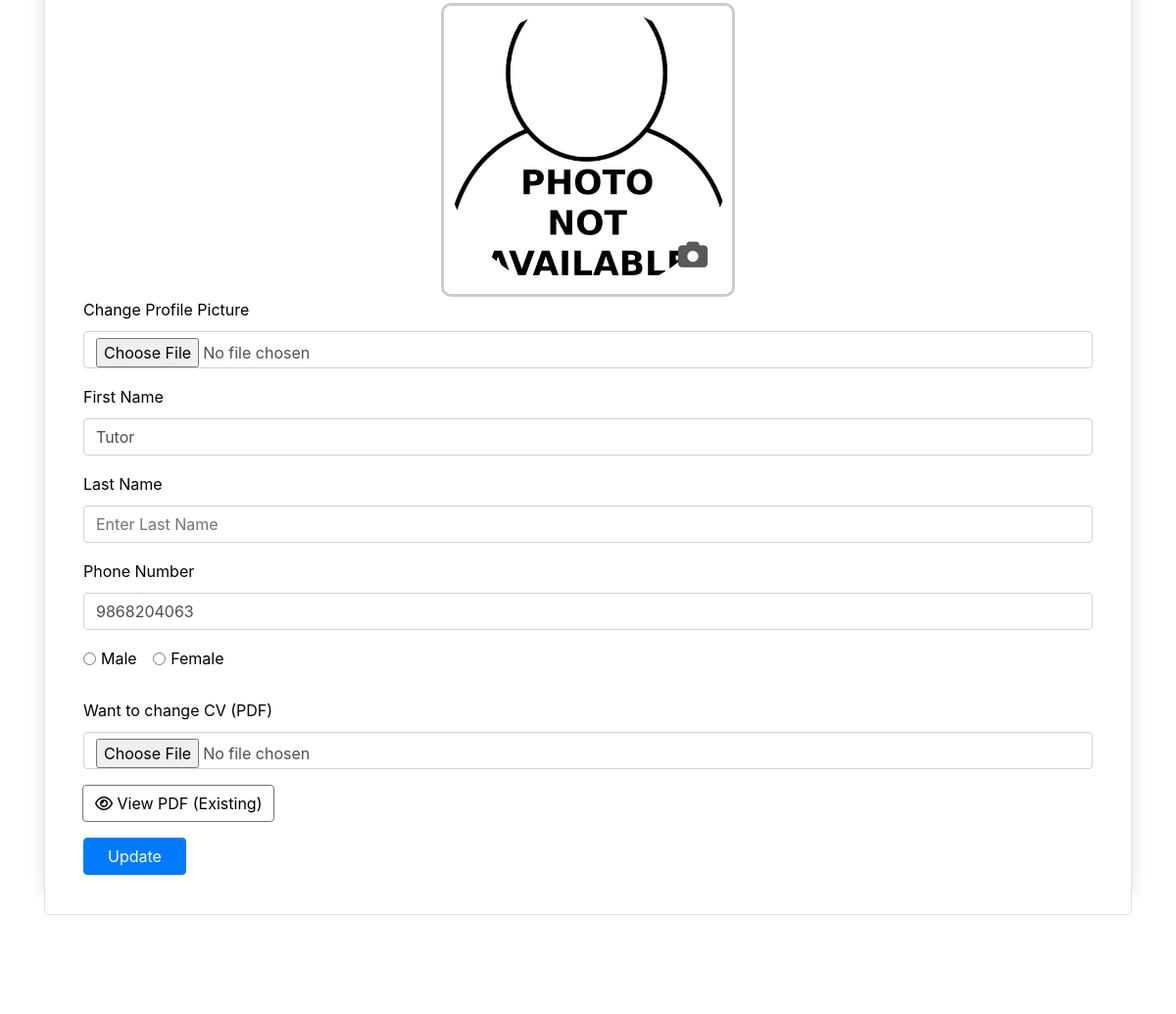
The page /profile/edit/38/ (signed in, middle part) on the database as committed earlier.
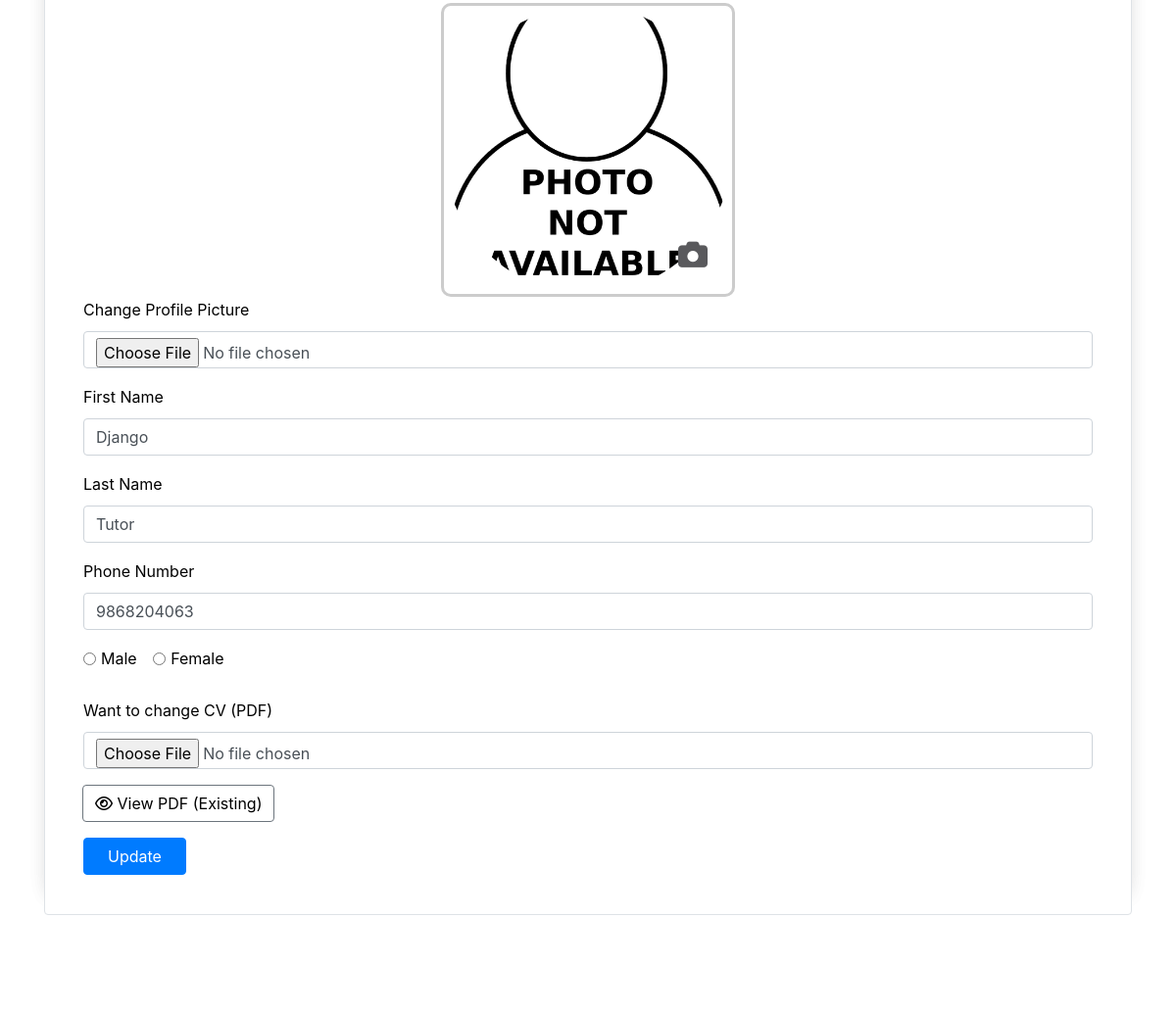
The same page on the database as committed later.
### account/models.py (models this page shows, shortened)
class User(AbstractUser):
    username = None
    email = models.EmailField(unique=True, blank=False,
                              error_messages={
                                  'unique': "A user with that email already exists.",
                              })
    role = models.CharField(choices=ROLE,  max_length=10)
    gender = models.CharField(choices=JOB_TYPE, max_length=1)
    phone_number = models.CharField(max_length=10, null=True, blank=True)  # Store phone number as a string
    pdf_document = models.FileField(upload_to='pdf_documents/')
    photo=models.ImageField(upload_to='images',null=True, blank=True, default='images/default_image.png')
    USERNAME_FIELD = "email"
    REQUIRED_FIELDS = []
    objects = CustomUserManager()

### jobapp/permission.py (the view)
    def wrap(request, *args, **kwargs):
        if request.user.role == 'employee':
            return function(request, *args, **kwargs)
        else:
            raise PermissionDenied

### account/forms.py
class EmployeeProfileEditForm(forms.ModelForm):
    photo = forms.ImageField(label='Change Profile Picture',)
    pdf_document = forms.FileField(label='Want to change CV (PDF)', required=False,
                                   widget=forms.ClearableFileInput(attrs={'placeholder': 'Upload Your CV'}))
    def __init__(self, *args, **kwargs):
        super(EmployeeProfileEditForm, self).__init__(*args, **kwargs)
        self.fields['first_name'].widget.attrs.update({'placeholder': 'Enter First Name'})
        self.fields['last_name'].widget.attrs.update({'placeholder': 'Enter Last Name'})
        self.fields['phone_number'].widget.attrs.update({'placeholder': 'Enter Phone Number'})
    class Meta:
        model = User
        fields = ['photo',"first_name", "last_name", "phone_number", "gender","pdf_document"]
        labels = {
            'first_name': 'First Name',
            'last_name': 'Last Name',
            'phone_number': 'Phone Number',
            'gender': 'Gender',
            'photo':'photo'
        }

### template/account/employee-edit-profile.html (shortened to what this page needs)
{% extends 'base.html' %}
{% load static %}
{% block content %}
<section class="site-section">
  <div class="container">
    <div class="row">
      <div class="col-lg-12 mb-5">
        <form method="POST" enctype="multipart/form-data" class="p-4 border rounded" style="background-color: #ffffff; position: relative;">
          <div class="col-lg-12" style="background-color: #ffffff; position: relative;">
            <div style="position: absolute; top: -10px; left: -10px; right: -10px; bottom: -10px; box-shadow: 0px 0px 20px 10px rgba(0, 0, 0, 0.1); z-index: -1;"></div>
            <div style="position: absolute; top: -10px; left: -10px; right: -10px; bottom: -10px; box-shadow: 0px 0px 20px 10px rgba(0, 0, 0, 0.1); z-index: -2;"></div>
            <div style="position: relative; width: 300px; height: 300px; border: 3px solid #ccc; border-radius: 10px; overflow: hidden; margin: auto;">
              <div style="text-align: center; position: absolute; top: 50%; left: 50%; transform: translate(-50%, -50%); width: 100%; height: 100%;">
               <a href="{{form.instance.photo.url}}" > <img id="profileImage"  src="{{ form.instance.photo.url }}" alt="Profile Picture" style="border-radius: 50%; object-fit: cover; width: 100%; height: 100%;">
               </a>
                  <i class="fas fa-camera camera-icon" id="cameraIcon" style="position: absolute;  transform: translate(-50%, -50%);"></i>
              </div>
          </div>
            {% for field in form %}
            {% if field.name == 'gender' %}
            <div class="row form-group mb-4">
              <div class="col-md-12 mb-3 mb-md-0">
                <div class="form-check form-check-inline">
                  <input class="form-check-input" type="radio" name="gender" id="male gender" value="M"
                    {% if field.value == 'M' %} checked {% endif %}>
                  <label class="form-check-label" for="male">Male</label>
                </div>
                <div class="form-check form-check-inline">
                  <input class="form-check-input" type="radio" name="gender" id="female" value="F"
                    {% if field.value == 'F' %} checked {% endif %}>
                  <label class="form-check-label" for="female">Female</label>
                </div>
              </div>
            </div>
            {% else %}
            <div class="row form-group">
              <div class="col-md-12 mb-3 mb-md-0">
                <label class="text-black" for="id_{{ field.name }}">{{ field.label }}</label>
                <input type="{{ field.field.widget.input_type }}" class="form-control" name="{{ field.name }}"
                  id="id_{{ field.name }}" value="{{ field.value }}"
                  placeholder="{{ field.field.widget.attrs.placeholder }}">
              </div>
            </div>
            {% if field.name == 'pdf_document' %}
              <div class="input-group-append">
                <a href="{{ user.pdf_document.url }}" target="_blank" class="btn btn-outline-secondary text-black">
                <i class="fa fa-eye"></i> View PDF (Existing)
                </a>
               </div>
            {% endif %}
            {% endif %}
            {% endfor %}
            <div class="row form-group">
              <div class="col-md-12">
                <input type="submit" value="Update" class="btn px-4 btn-primary text-white">
              </div>
            </div>
          </div>
        </form>
      </div>
    </div>
  </div>
</section>
{% endblock %}

Rows that differ between the two databases and show on the page:
changed User "Tutor": first_name "Tutor" → "Django"
Other text that changed with them:
new list line: "Tutor"
list line gone: "Enter Last Name"
